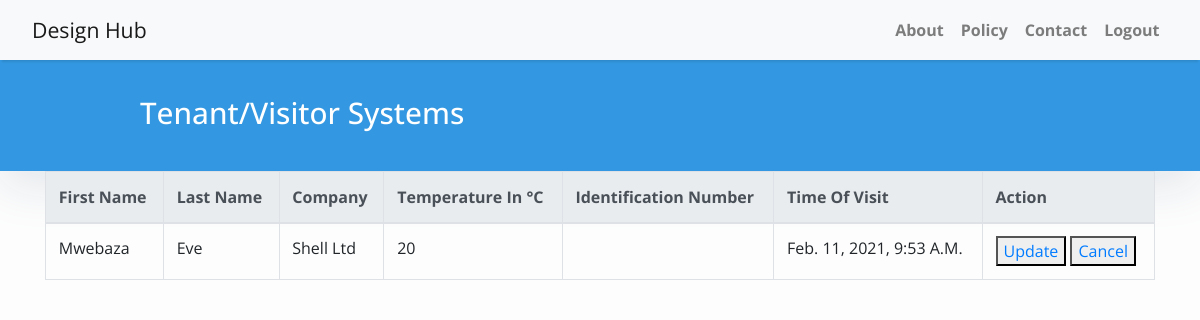
Screenshot of /visitors/8 (signed in) with the database file from the repository.
### systems/models.py (models this page shows, shortened)
class Tenant(models.Model):
    id=models.IntegerField(primary_key=True)
    first_name=models.CharField(max_length=20)
    last_name=models.CharField(max_length=20)
    company=models.CharField(max_length=20)
    temperature=models.IntegerField()
    date=models.DateTimeField(auto_now_add=True)
    id_no= models.CharField(blank=True,max_length=20,null=True)
    class Meta:
        ordering=['-date']

### systems/views.py (the view)
# urls.py: path('visitors/<int:pk>' ,views.visitor_details, name='visitor_details'),
@login_required
def visitor_details(request,pk):
   tenant=Tenant.objects.get(pk=pk)
   context={
       'tenant':tenant
   }
   return(render( request, 'visitor_details.html',context))

### systems/templates/visitor_details.html (shortened to what this page needs)
{% extends "base.html" %}
{% block content %}
<header class="masthead">
    <div class="container">
        <div class="row">
            <div class=" col-md-8 col-md-10 mx-auto">
                <div class="site-heading">
                    <h3 class=" site-heading my-4 mt-3 text-white"> Tenant/Visitor Systems</h3>
                </div>
            </div>
        </div>
    </div>
</header>
<div class="container">
    <table class="table table-bordered">
        <thead class="thead-light">
            <tr>
                <th scope="col">First Name</th>
                <th scope="col">Last Name</th>
                <th scope="col">Company</th>
                <th scope="col">Temperature in &deg;C</th>
                <th scope="col">Identification number</th>
                <th scope="col">Time of Visit</th>
                <th scope="col">Action</th>
            </tr>
        </thead>
        <tbody >
            <tr >
                <td>{{tenant.first_name}} </td>
                <td>{{tenant.last_name}}</td>
                <td>{{tenant.company}} </td>
                <td>{{tenant.temperature}}</td>
                <td>{{tenant.id_no}} </td>
                <td>{{tenant.date}} </td>
                <td>
                    <button><a href="{%url 'update_visitor' tenant.pk%}" style="cursor:pointer;"> Update </a> </button>
                    <button><a href="{%url 'get_visitors'%}" style="cursor:pointer;"> Cancel</a></button></td>
            </tr>
        </tbody>
    </table>
</div>
{%endblock%}

### systems/templates/base.html (style rules this page uses)
body,html { font-family: 'Open Sans', sans-serif; font-size: 17px; background-color: #fdfdfd; font-weight:'bold' }
.masthead { background: #3398E1; height: auto; padding-bottom: 15px; box-shadow: 0 16px 48px #E3E7EB; padding-top: 10px; }

### systems/templates/visitor_details.html (style rules this page uses)
body { font-family: 'Open Sans', sans-serif; font-size: 16px; background-color: #fdfdfd; text-transform: capitalize; }

### rows the page displays
Tenant: first_name "Mwebaza", last_name "Eve", company "Shell Ltd", temperature "20", date "Feb. 11, 2021, 9:53 A.m."
